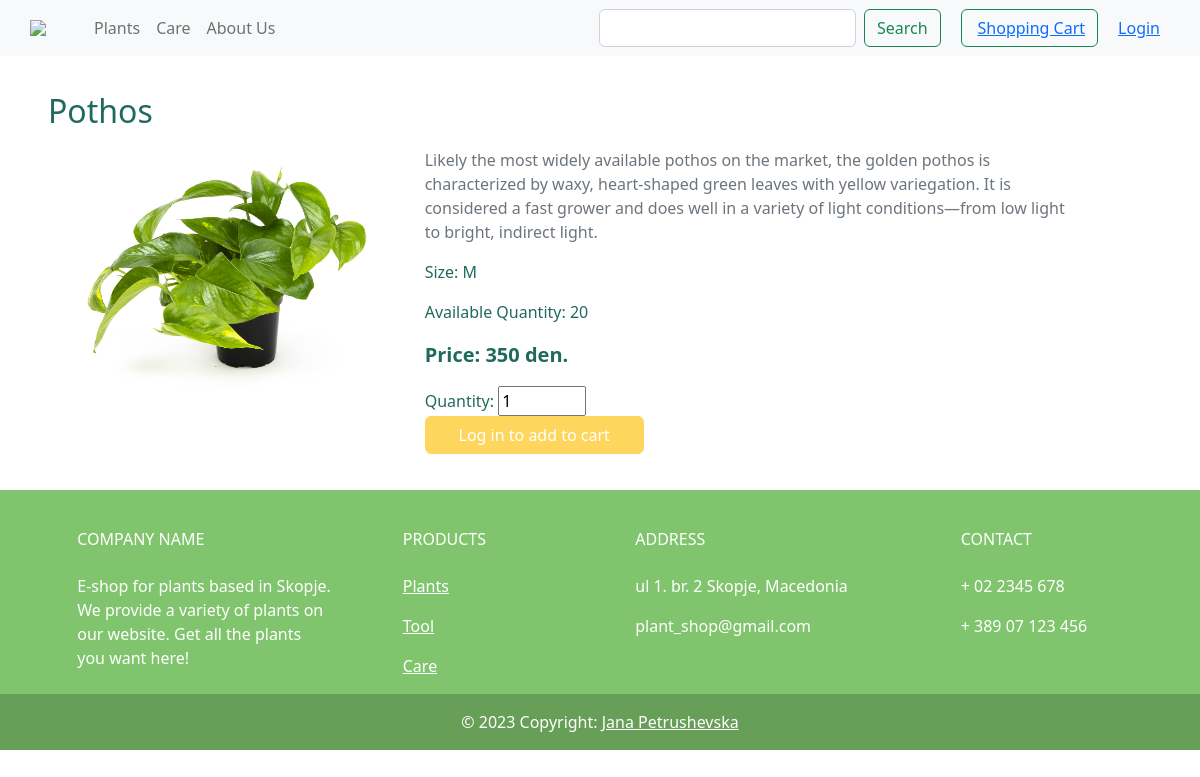
/plants/12/, run on the app's committed database.
### PlantShopApp/models.py (models this page shows, shortened)
class Plant(models.Model):
    code = models.AutoField(primary_key=True)
    name = models.CharField(max_length=50)
    description = models.TextField()
    user = models.ForeignKey(User, on_delete=models.CASCADE)
    category = models.ForeignKey(Category, on_delete=models.CASCADE)
    price = models.IntegerField()
    size = models.CharField(max_length=1)
    availableQuantity = models.IntegerField()
    available = models.BooleanField(default=False)
    photo = models.ImageField(upload_to="photos/", blank=True, null=True)

### PlantShopApp/views.py (the view)
# urls.py: path('plants/<int:code>/', singlePlant, name='singlePlant'),
def singlePlant(request, code):
    plant = get_object_or_404(Plant, code=code)
    return render(request, 'singlePlant.html', {'plant': plant})

### PlantShopApp/context_processors.py (called while the page is built)
def user_context(request):
    return {'user': request.user}

### templates/singlePlant.html (shortened to what this page needs)
{% extends 'base.html' %}
{% block content %}
   <div class="container m-3">
        <div class="row d-flex" style="padding: 20px;">
            <h2>Pothos</h2>
            <div class="row">
                <div class="col-md-4 how-img">
                    <img class="card-img-top col-4 m-3" src="{{ plant.photo.url }}" alt="{{ plant.name }} Photo">
                </div>
                <div class="col-md-8" style="padding: 10px 30px 0px 30px;">
                    <p class="text-muted">{{ plant.description }}</p>
                    <p>Size: {{ plant.size }}</p>
                    <p>Available Quantity: {{ plant.availableQuantity }}</p>
                    <p style="font-size: 20px;"><b>Price: {{ plant.price }} den. </b></p>
                    {% if plant.availableQuantity > 0 %}
                        <form method="post" action="{% url 'add_to_cart' plant.code %}">
                            <div class="form-group">
                                <label for="quantity">Quantity:</label>
                                <input type="number" id="quantity" name="quantity" min="1" max="{{ plant.availableQuantity }}" value="1">
                            </div>
                            {% if user.is_authenticated %}
                                <button type="submit" class="btn btn-warning col-4" style="color: white">Add to Shopping Cart</button>
                            {% else %}
                                <button class="btn btn-warning col-4" disabled><a style="color: white">Log in to add to cart</a></button>
                            {% endif %}
                        </form>
                    {% else %}
                            <button class="btn btn-warning col-4" disabled><a style="color: white">Out of Stock</a></button>
                    {% endif %}
                </div>
            </div>
        </div>
    </div>
{% endblock %}

### templates/base.html (style rules this page uses)
body { color: #206A5D; }

### data on the page
Plant: photo (picture), description "Likely the most widely available pothos on the market, the golden pothos is characterized by waxy, heart-shaped green leaves with yellow variegation. It is considered a fast grower and does well in a variety of light conditions—from low light to bright, indirect light.", size "M", availableQuantity "20", price "350"
